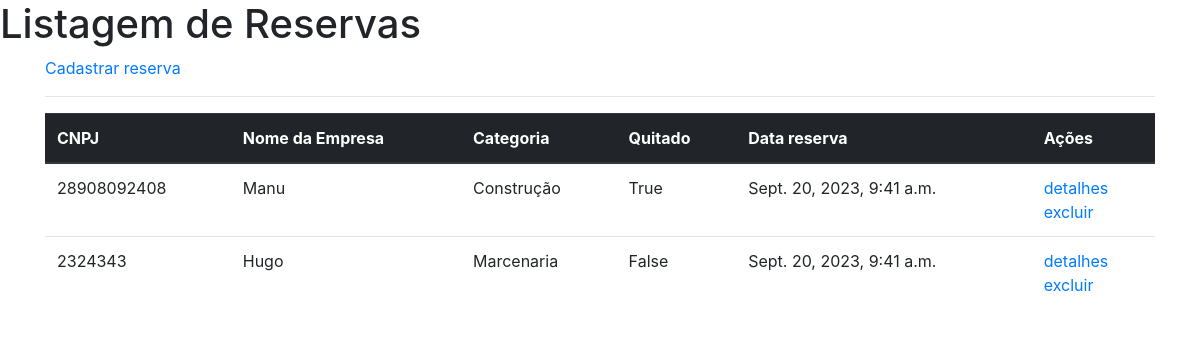
The page / on the database its author committed.
### core/models.py (models this page shows)
class Reserva(models.Model):
    cnpj = models.CharField(max_length=100)
    nome_empresa= models.CharField(max_length=100)
    categoria_empresa = models.CharField(max_length=100)
    quitado = models.BooleanField()
    stand = models.ForeignKey(Stand, on_delete=models.CASCADE)
    data_reserva = models.DateTimeField(auto_now_add=True)  # Define automaticamente a data no momento da reserva
    class Meta:
        ordering = ['data_reserva']  # Ordena as reservas por ordem crescente de data

### core/views.py (the view)
# urls.py: path('', listagem, name='listagem'),
def listagem(request):
    reservas = Reserva.objects.all()
    test = Reserva.objects.filter(stand__valor__gte = 300)
    print(test)
    return render(request, 'core/listagem.html', {'reservas': reservas})

### core/templates/core/listagem.html (shortened to what this page needs)
<!DOCTYPE html>
<html lang="en">
<head>
  <link rel="stylesheet" href="https://cdn.jsdelivr.net/npm/bootstrap@4.0.0/dist/css/bootstrap.min.css"
>
</head>
<body>
  <h1>Listagem de Reservas</h1>
  <div class="container">
    <a href="{% url 'reserva_criar'%}">Cadastrar reserva</a>
    <hr>
    <table class="table">
      <thead class="thead-dark">
        <tr>
          <th scope="col">CNPJ</th>
          <th scope="col">Nome da Empresa</th>
          <th scope="col">Categoria</th>
          <th scope="col">Quitado</th>
          <th scope="col">Data reserva</th>
          <th scope="col">Ações</th>
        </tr>
      </thead>
      <tbody>
        {% for reserva in reservas %}
        <tr scope="row">
          <td>{{ reserva.cnpj }}</td>
          <td>{{ reserva.nome_empresa }}</td>
          <td>{{ reserva.categoria_empresa }}</td>
          <td>{{ reserva.quitado }}</td>
          <td>{{ reserva.data_reserva }}</td>
          <td>
            <a href="{% url 'detalhes_reserva' reserva.id %}">detalhes</a>
            <br>
            <a href="{% url 'excluir_reserva' reserva.id %}">excluir</a>
          </td>
        </tr>
        {% endfor %}
      </tbody>
    </table>
  </div>
</body>
</html>

### rows shown on the page
Reserva: cnpj "28908092408", nome_empresa "Manu", categoria_empresa "Construção", quitado "True", data_reserva "Sept. 20, 2023, 9:41 a.m."
Reserva: cnpj "2324343", nome_empresa "Hugo", categoria_empresa "Marcenaria", quitado "False", data_reserva "Sept. 20, 2023, 9:41 a.m."
